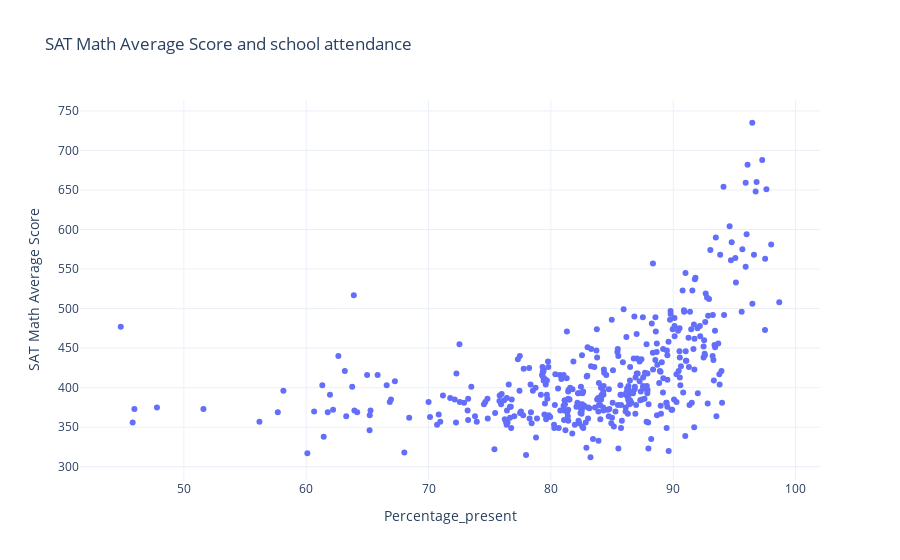

The notebook cell this image was saved under:
### Markdown cell above
The merged datasets are then plotted as a scatter plot to evaluate the relationship. The scatter plot can be used to observe correlations and not causation amongst variables.

### Code cell
fig = px.scatter(
    merged_schdata,
    x='Percentage_present',
    y='SAT Math Avg. Score',
    title='SAT Math Average Score and school attendance',
    labels={'Present': 'Percentage_present(Percentage of students present on average)', 'SAT Math Avg. Score': 'SAT Math Average Score'},
    template='plotly_white'
    )

# Show the plot
fig.show()

### Figure 1 — Plotly figure (JSON) as saved in the notebook; plotly's stock layout.template omitted (floating-point values rounded to 4 significant figures; data arrays with more than 128 entries replaced by an {"elided": "..."} marker saying what was removed)
{"data": [{"hovertemplate": "Percentage_present=%{x}<br>SAT Math Average Score=%{y}<extra></extra>", "legendgroup": "", "marker": {"color": "#636efa", "symbol": "circle"}, "mode": "markers", "name": "", "orientation": "v", "showlegend": false, "type": "scatter", "x": {"elided": "410 float values"}, "xaxis": "x", "y": {"elided": "410 int values"}, "yaxis": "y"}], "layout": {"legend": {"tracegroupgap": 0}, "title": {"text": "SAT Math Average Score and school attendance"}, "xaxis": {"anchor": "y", "domain": [0, 1], "title": {"text": "Percentage_present"}}, "yaxis": {"anchor": "x", "domain": [0, 1], "title": {"text": "SAT Math Average Score"}}}}
